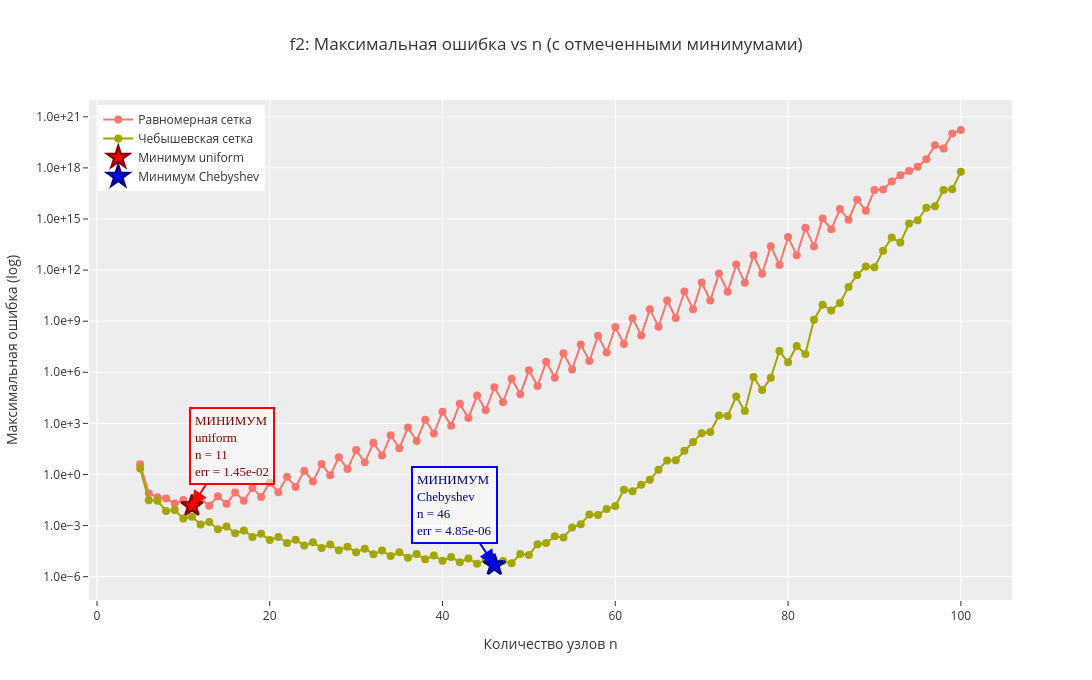

The cell this chart's notebook holds for it:
### Code cell
plot_error_vs_n(dir, "f2")
